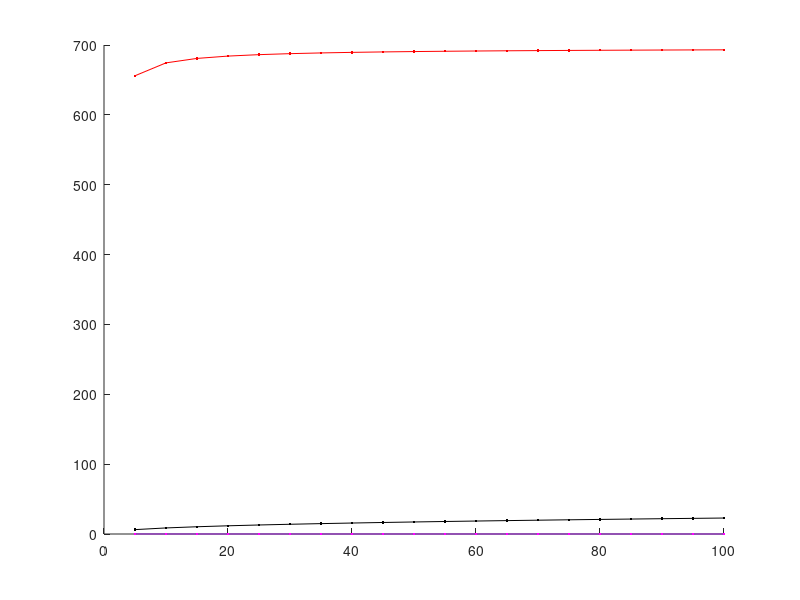

This chart was generated by the following MATLAB code:
% Calculate properties of molecular beams
% Based on Moore, Davis, Coplan: Building Scientific Apparatus (4th ed.)
% Chapter 3 (subsection 3.5.6)

T_ratio=273; % [K]
P_Torr=1e-3;
P_SI=P_Torr/750*1e5;
kB=1.38e-23; % [J/K]
density=P_SI/kB/T_ratio; % [1/m^3]
mass=2*1e-27; % [kg]
mdiam=106e-12; % [m]

v_bar=sqrt(8*kB*T_ratio/pi/mass);
Z=sqrt(2)*pi*density*mdiam^2*v_bar;
mean_free_path=1/(sqrt(2)*pi*density*mdiam^2);

%% expansion from a nozzle

length=20-3;
diameter=150e-6;
M=mass*6e26; % [g/mole]
P_back_Torr=750;
P_back_SI=P_back_Torr/750*1e5;

% conversion to reduced pressure
P_R=P_back_SI*(length/1e-2)*(mdiam/1e-10)^2;
% calculate reduced beam width, flux and throughput
H_R=2.48e2*sqrt(P_R);
I_R=1.69e20*sqrt(P_R);
q_R=2.16e21*P_R;

H=H_R/(length/1e-2)*(diameter/1e-2);
I=sqrt(T_ratio/(295*M))*(diameter/1e-2)^2*I_R/((length/1e-2)*(mdiam/1e-10)^2);
q=sqrt(T_ratio/(295*M))*(diameter/1e-2)^3*q_R/((length/1e-2)^2*(mdiam/1e-10)^2);

%%
% the following is from Giacinto Scoles: Atomic and Molecular Beam Methods
% V1 (1988) Sections 2.1.2 and 2.2.3


R=8.314; % [J/K/mole]
P0=10*1e5; % stagnant (backing) pressure [Pa]
Pb=1e-8/760*1e5; % background pressure [Pa]
gamma=7/5;
W=60e-27*6e23; % molar weight
d=150e-6; % nozzle diameter
z=5:5:100; % axial distance in nozzle diameters (d)
z0=0.40;
T0=300; % [K]
A=3.65;
phi=1.662;
theta=0:pi/2/49:pi/2;

zM=0.67*sqrt(P0/Pb); % Mach disk position in nozzle diameters
M=A*(z-z0).^(gamma-1)-1/2*(gamma+1)/(gamma-1)/A./(z-z0).^(gamma-1); % Mach number as a function of distance from nozzle
T_ratio=1./(1+(gamma-1)/2.*M.^2); % relative temperature (compared to stagnant temperature T0)
v_sound=sqrt(gamma*R*T_ratio*T0/W);
v=M.*sqrt(gamma*R*T0/W)./sqrt(1+(gamma-1)/2*M.^2);
P_ratio=T_ratio.^(gamma/(gamma-1));
rho_ax_ratio=T_ratio.^(1/(gamma-1)); % density on axis
rho_offax_ratio=cos(pi*theta/2/phi).^2; % density dependence on azimuthal angle

figure;hold on;
plot(z,M,'k.-');
plot(z,T_ratio,'b.-');
plot(z,v,'r.-');
plot(z,P_ratio,'g.-');
plot(z,rho_ax_ratio,'m.-');